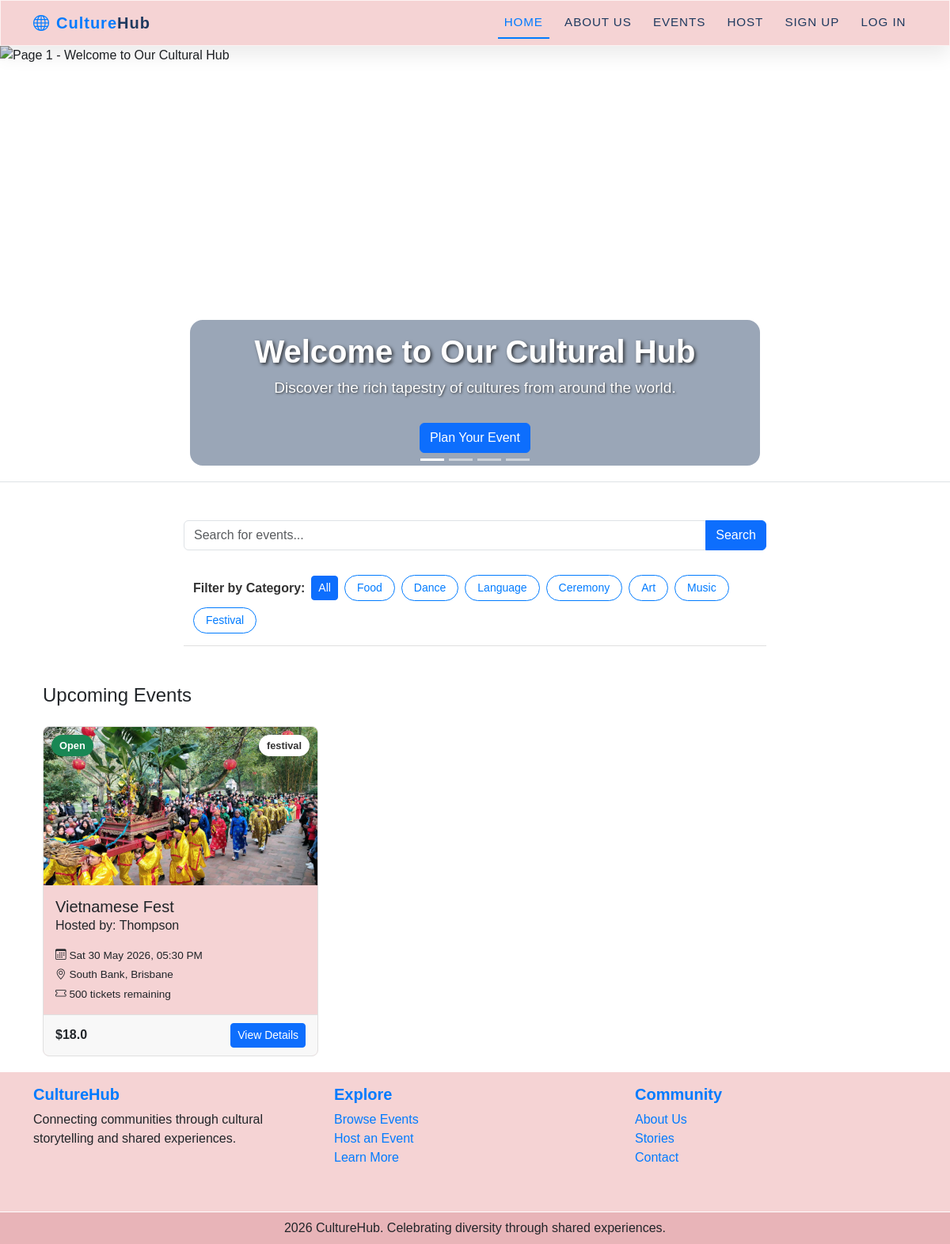
The page / on the database its author committed.
### a2_group2/culturehub/models.py (models this page shows)
class Event(db.Model):
    id = db.Column(db.Integer, primary_key=True)
    name = db.Column(db.String(100), nullable=False)
    category = db.Column(db.String(50), nullable=False)
    date = db.Column(db.DateTime, nullable=False)
    location = db.Column(db.String(255), nullable=False)
    description = db.Column(db.Text, nullable=False)
    image = db.Column(db.String(255))
    status = db.Column(db.String(20), default='Open')
    tickets_available = db.Column(db.Integer, nullable=False)
    price = db.Column(db.Float, nullable=False)
    acknowledgement  = db.Column(db.String(20), default='none')
    user_id = db.Column(db.Integer, db.ForeignKey('user.id'), nullable=False)
    comments = db.relationship('Comment', backref='event', lazy=True)
    orders = db.relationship('Order', backref='event', lazy=True)

class User(db.Model, UserMixin):
    id = db.Column(db.Integer, primary_key=True)
    name = db.Column(db.String(100), unique=True, nullable=False)
    email = db.Column(db.String(150), unique=True, nullable=False)
    phone = db.Column(db.String(20), nullable=False)
    address = db.Column(db.String(255), nullable=False)
    password_hash = db.Column(db.String(255), nullable=False)
    profile_image = db.Column(db.String(255), nullable=True)
    events = db.relationship('Event', backref='user', lazy=True)
    comments = db.relationship('Comment', backref='user', lazy=True)
    orders = db.relationship('Order', backref='user', lazy=True)
    bio = db.Column(db.Text, nullable=True)  # Optional field for user biography
    language = db.Column(db.String(255), nullable=True)  # Optional field for user's preferred language
    cultural_interests = db.Column(db.String(255), nullable=True)  # Optional field for user's cultural interests
    created_at = db.Column(db.DateTime, default=datetime.now)  # Timestamp for when the user account was created

### a2_group2/culturehub/views.py (the view)
@main_bp.route('/')
@main_bp.route('/category/<category>')
def index(category=None):
    search = request.args.get('search')
    if search:
        events = Event.query.filter(Event.name.ilike(f'%{search}%')).all()
    elif category:
        events = Event.query.filter_by(category=category).all()
    else:
        events = Event.query.all()
    return render_template('events/index.html', events=events, current_category=category)

### a2_group2/culturehub/templates/events/index.html (shortened to what this page needs)
{% extends "base.html" %}
{% block header %}
 <div id="culturalCarousel" class="carousel slide" data-bs-ride="carousel">
  <div class="carousel-indicators">
    <button type="button" data-bs-target="#culturalCarousel" data-bs-slide-to="0" class="active" aria-current="true" aria-label="Slide 1"></button>
    <button type="button" data-bs-target="#culturalCarousel" data-bs-slide-to="1" aria-label="Slide 2"></button>
    <button type="button" data-bs-target="#culturalCarousel" data-bs-slide-to="2" aria-label="Slide 3"></button>
    <button type="button" data-bs-target="#culturalCarousel" data-bs-slide-to="3" aria-label="Slide 4"></button>
  </div>
  <div class="carousel-inner">
    <div class="carousel-item active">
      <img src="/static/images/Carousel 1.jpg" class="d-block w-100" alt="Page 1 - Welcome to Our Cultural Hub">
      <div class="carousel-caption d-block">
        <h5>Welcome to Our Cultural Hub</h5>
        <p>Discover the rich tapestry of cultures from around the world.</p>
        <a href="{{ url_for('main.create_event') }}" class="btn btn-primary">Plan Your Event</a>
      </div>
    </div>
  </div>
  <button class="carousel-control-prev" type="button" data-bs-target="#culturalCarousel" data-bs-slide="prev">
    <span class="carousel-control-prev-icon" aria-hidden="true"></span>
  </button>
  <button class="carousel-control-next" type="button" data-bs-target="#culturalCarousel" data-bs-slide="next">
    <span class="carousel-control-next-icon" aria-hidden="true"></span>
  </button>
</div>
{% endblock %}
{% block content %}
<div class="container">
  <div class="row mt-5 mb-5 justify-content-center">
    <div class="col-md-8 text-center">
       <form method="GET" action="{{ url_for('main.index') }}#events">
          <div class="input-group">
            <input type="text" class="form-control" name="search" placeholder="Search for events...">
            <button class="btn btn-primary" type="submit">Search</button>
          </div>
        </form>
      <div class="filter-section" id="events">
        <div class="container">
          <div class="d-flex flex-wrap align-items-center gap-2 mt-3">
            <span class="filter-label">Filter by Category:</span>
            <a href="{{ url_for('main.index') }}#events" class="btn btn-sm {% if not current_category %}btn-primary{% else %}btn-outline-secondary{% endif %}">All</a>
            <a href="{{ url_for('main.index', category='food') }}#events" class="btn btn-sm {% if current_category == 'food' %}btn-primary{% else %}btn-outline-secondary{% endif %}">Food</a>
            <a href="{{ url_for('main.index', category='dance') }}#events" class="btn btn-sm {% if current_category == 'dance' %}btn-primary{% else %}btn-outline-secondary{% endif %}">Dance</a>
            <a href="{{ url_for('main.index', category='language') }}#events" class="btn btn-sm {% if current_category == 'language' %}btn-primary{% else %}btn-outline-secondary{% endif %}">Language</a>
            <a href="{{ url_for('main.index', category='ceremony') }}#events" class="btn btn-sm {% if current_category == 'ceremony' %}btn-primary{% else %}btn-outline-secondary{% endif %}">Ceremony</a>
            <a href="{{ url_for('main.index', category='art') }}#events" class="btn btn-sm {% if current_category == 'art' %}btn-primary{% else %}btn-outline-secondary{% endif %}">Art</a>
            <a href="{{ url_for('main.index', category='music') }}#events" class="btn btn-sm {% if current_category == 'music' %}btn-primary{% else %}btn-outline-secondary{% endif %}">Music</a>
            <a href="{{ url_for('main.index', category='festival') }}#events" class="btn btn-sm {% if current_category == 'festival' %}btn-primary{% else %}btn-outline-secondary{% endif %}">Festival</a>
          </div>
        </div>
      </div>
    </div>
  </div>
  <section class="event-cards" id="events">
    <div class="container">
      <div class="mb-3">
        <h4 class="mb-4">Upcoming Events</h4>
      </div>
      <div class="row row-cols-1 row-cols-sm-2 row-cols-lg-3">
        {% if events %}
        {% for event in events %}
        <div class="col">
          <div class="event-card">
            <div class="card-img-wrap">
              <span class="status-badge status-{{ event.status | lower | replace(' ', '-') }}">{{ event.status }}</span>
              <img src="{{ url_for('static', filename='images/' + event.image) if event.image else 'https://placehold.co/400x200' }}" class="card-img-top" alt="{{ event.name }}">
              <span class="origin-tag">{{ event.category }}</span>
            </div>
            <div class="card-body">
              <h5 class="card-title">{{ event.name }}</h5>
              <p class="card-description">Hosted by: {{ event.user.name }}</p>
              <div class="card-meta">
                <span><i class="bi bi-calendar3 mi"></i> {{ event.date.strftime('%a %d %b %Y, %I:%M %p') }}</span>
                <span><i class="bi bi-geo-alt mi"></i> {{ event.location }}</span>
                <span><i class="bi bi-ticket mi"></i> {{ event.tickets_available }} tickets remaining</span>
              </div>
            </div>
              <div class="card-footer d-flex justify-content-between align-items-center">
                <span class="event-price">${{ event.price }}</span>
                <a href="{{ url_for('main.event_detail', event_id=event.id) }}" class="btn btn-primary btn-sm">View Details</a>
              </div>
          </div>
        </div>
        {% endfor %}
      {% else %}
        <P class="text-center mt-4">No Events available at the moment. Please check back later!</P>
      {% endif %}
      </div>
    </div>
  </section>
</div>
{% endblock %}

### a2_group2/culturehub/static/style/stylesheet.css (style rules this page uses)
.carousel-item img { height: 550px; object-fit: cover; filter: brightness(85%); }
.carousel-item h5 { font-size: 2.5rem; font-weight: bold; color: rgb(255, 255, 255); text-shadow: 2px 2px 4px rgba(0, 0, 0, 0.7); }
.carousel-item p { font-size: 1.2rem; color: rgb(255, 255, 255); text-shadow: 1px 1px 3px rgba(0, 0, 0, 0.7); }
.carousel-caption { background: rgba(31, 58, 95, 0.45); padding: 1rem 1.25rem; border-radius: 1rem; max-width: 720px; margin: 1rem auto 0; }
.carousel-caption h5, .carousel-caption p { color: #ffffff; }
.carousel-caption .btn { margin-top: 0.8rem; }
.filter-section { padding: 15px 0; border-bottom: 1px solid #e0e0e0; background-color: #fff; }
.filter-label { font-weight: 600; color: #333; }
.filter-section .btn-outline-secondary { border-color: #007bff; color: #007bff; border-radius: 20px; padding: 5px 15px; transition: all 0.2s ease; }
.event-card { background-color: #f5d3d4; border: 1px solid #e0e0e0; border-radius: 8px; overflow: hidden; margin-bottom: 20px; }
.card-body { padding: 15px; }
.event-card img { width: 100%; height: 200px; object-fit: cover; }
.card-img-wrap { position: relative; }
.status-badge { position: absolute; top: 10px; left: 10px; padding: 4px 10px; border-radius: 20px; font-size: 0.8rem; font-weight: 600; color: white; }
.status-open { background: #198754; }
.origin-tag { position: absolute; top: 10px; right: 10px; padding: 4px 10px; border-radius: 20px; font-size: 0.8rem; font-weight: 600; background-color: #ffffff; color: #333; }
.card-meta { display: flex; flex-direction: column; gap: 4px; font-size: 0.85rem; }
.event-price { font-weight: bold; }
.card-footer { background-color: #f8f8f8; border-top: 1px solid #e0e0e0; padding: 10px 15px; }

### rows shown on the page
Event: status "Open", image (picture), category "festival", name "Vietnamese Fest", user.name "Thompson", date "Sat 30 May 2026, 05:30 PM", location "South Bank, Brisbane", tickets_available "500", price "18.0"
